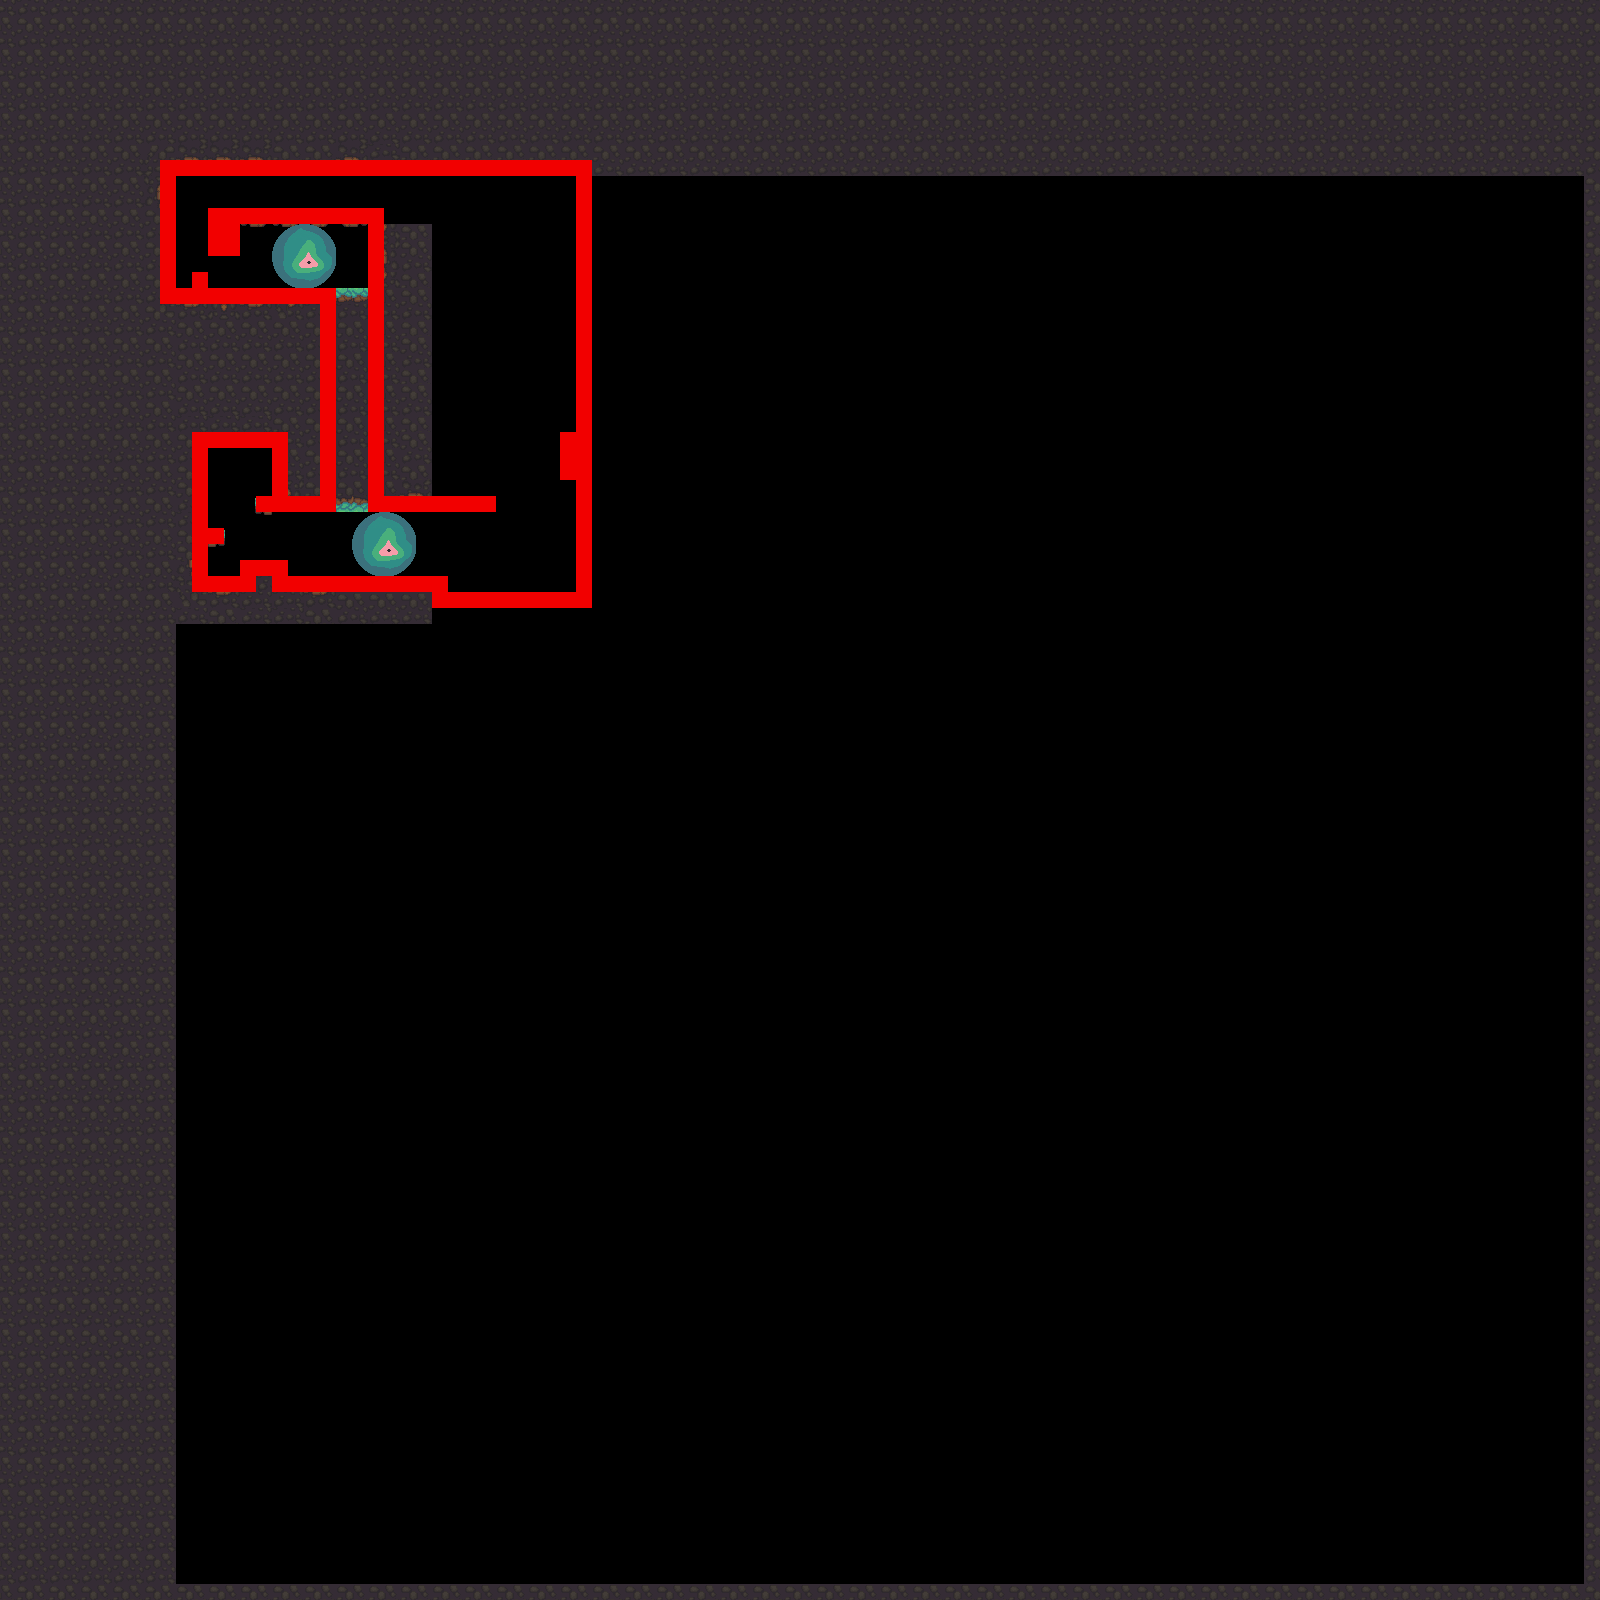

Tiled map render using the project's own tile images. Description and the map definition, with tile-layer contents summarised, below:
An orthogonal 100x100 tile map with 16x16 px tiles, 5 tile layers (map, hidden_obj, borders, entities, ...), 3 tilesets.

<map version="1.8" tiledversion="1.8.4" orientation="orthogonal" renderorder="right-down" width="100" height="100" tilewidth="16" tileheight="16" infinite="0" nextlayerid="7" nextobjectid="1">
 <editorsettings>
  <export target="newLevel.csv" format="csv" />
 </editorsettings>
 <tileset firstgid="1" name="forrest" tilewidth="16" tileheight="16" tilecount="144" columns="12">
  <image source="../forrest.png" width="192" height="192" />
 </tileset>
 <tileset firstgid="145" name="border" tilewidth="16" tileheight="16" tilecount="1" columns="1">
  <image source="../border.png" width="16" height="16" />
 </tileset>
 <tileset firstgid="146" name="enemy" tilewidth="64" tileheight="64" tilecount="1" columns="1">
  <image source="../enemy/enemy.png" width="64" height="64" />
 </tileset>
 <layer id="1" name="map" width="100" height="100">
  <data>[10000 cells, 2545 non-empty, 94 distinct tile ids]</data>
 </layer>
 <layer id="2" name="hidden_obj" width="100" height="100">
  <data>[10000 cells, 84 non-empty, 11 distinct tile ids]</data>
 </layer>
 <layer id="3" name="borders" width="100" height="100">
  <data>[10000 cells, 177 non-empty, 1 distinct tile ids]</data>
 </layer>
 <layer id="4" name="entities" width="100" height="100">
  <data>[10000 cells, 1 non-empty, 1 distinct tile ids]</data>
 </layer>
 <layer id="6" name="enemies" width="100" height="100">
  <data>[10000 cells, 2 non-empty, 1 distinct tile ids]</data>
 </layer>
</map>
